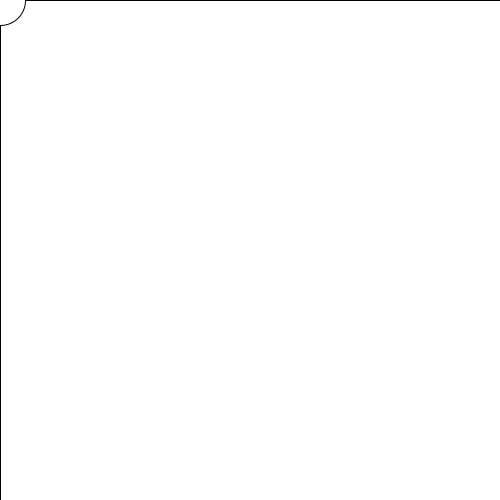
Frame 1 (no input)
Frame 60 (the mouse pressed at the canvas centre just before this capture): identical to frame 1, image omitted
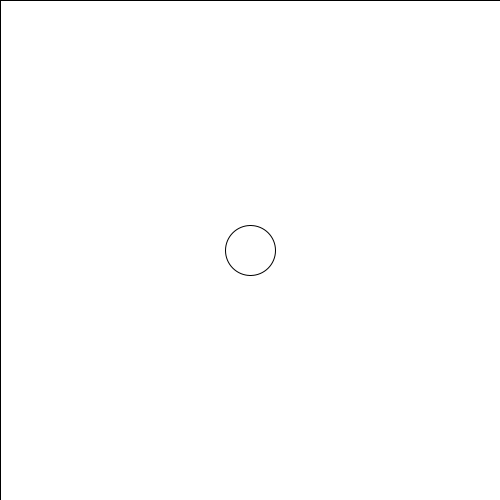
Frame 120 (the mouse held since frame 60 and released just before this capture)

The Processing sketch that drew these frames (run headless with seeded random() and noise(); from frame 60 on, the mouse is pressed at the canvas centre):

// Processing sketch: Open_House_Demo_Ball_Mouse_Track
// ── Open_House_Demo_Ball_Mouse_Track.pde
void setup(){
size(500,500);
}

void draw(){
  rect(0,0,width,height);
  ellipse(mouseX,mouseY,50,50);
}
